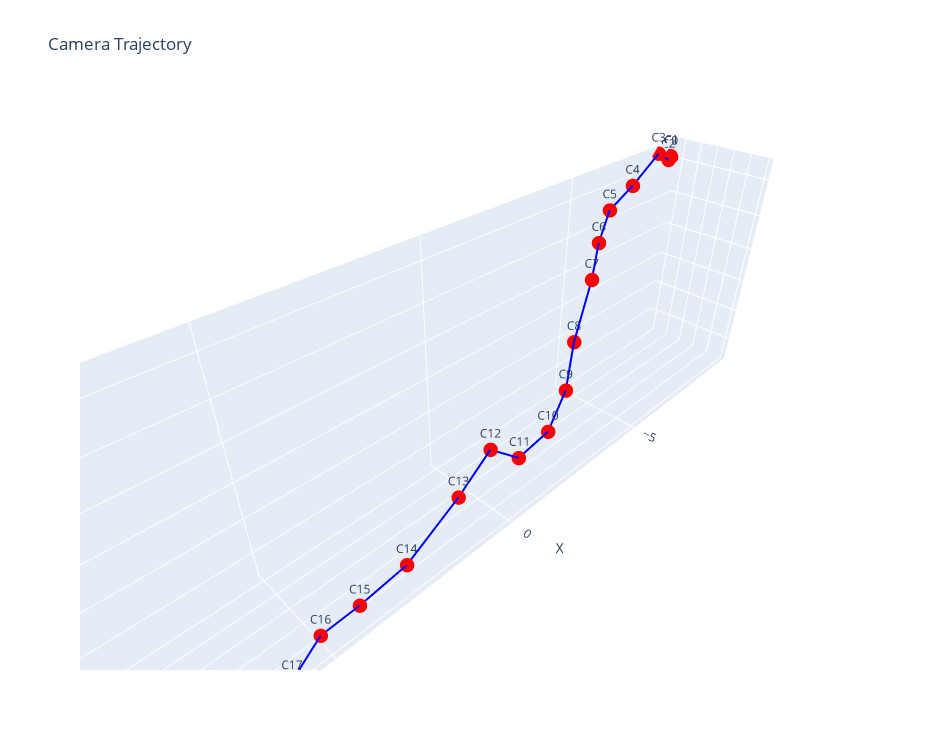

Write notebook code for a chart like this one.
### Markdown cell above
### Plotly viz

### Code cell
fig = go.Figure()

fig.add_trace(go.Scatter3d(
    x=cam_centers[:,0], y=cam_centers[:,1], z=cam_centers[:,2],
    mode='lines+markers+text',
    name='Camera Path',
    line=dict(color='blue', width=4),
    marker=dict(size=5, color='red'),
    text=[f"C{i}" for i in range(len(cam_centers))],
    textposition='top center'
))

fig.update_layout(
    title='Camera Trajectory',
    width=950, height=750,
    scene=dict(
        xaxis_title='X', yaxis_title='Y', zaxis_title='Z',
        aspectmode='data'
    ),
    legend=dict(x=0.02, y=0.98)
)

fig.show()

### Figure 1 — Plotly figure (JSON) as saved in the notebook; plotly's stock layout.template omitted (floating-point values rounded to 4 significant figures)
{"data": [{"line": {"color": "blue", "width": 4}, "marker": {"color": "red", "size": 5}, "mode": "lines+markers+text", "name": "Camera Path", "text": ["C0", "C1", "C2", "C3", "C4", "C5", "C6", "C7", "C8", "C9", "C10", "C11", "C12", "C13", "C14", "C15", "C16", "C17", "C18", "C19", "C20", "C21", "C22", "C23"], "textposition": "top center", "type": "scatter3d", "x": [-9.355, -9.38, -9.133, -8.761, -7.225, -5.685, -5.123, -4.397, -3.519, -2.786, -1.795, -0.5185, -0.03527, 1.241, 2.919, 4.079, 5.067, 5.896, 6.691, 7.521, 7.996, 8.508, 8.784, 9.011], "y": [-1.555, -1.588, -1.495, -1.616, -1.351, -0.9671, -0.8051, -0.3984, -0.1256, 0.2879, 0.594, 0.7869, 0.3529, 0.6291, 0.8281, 0.7124, 0.8141, 1.036, 1.011, 0.7426, 0.6435, 0.7026, 0.372, 0.3889], "z": [3.177, 3.188, 3.15, 3.377, 2.907, 2.745, 2.086, 1.457, 0.1448, -0.7615, -1.33, -1.257, -0.9789, -1.392, -2.016, -2.355, -2.238, -2.546, -2.467, -1.611, -1.372, -0.8615, -0.7167, -0.3299]}], "layout": {"height": 750, "legend": {"x": 0.02, "y": 0.98}, "scene": {"aspectmode": "data", "xaxis": {"title": {"text": "X"}}, "yaxis": {"title": {"text": "Y"}}, "zaxis": {"title": {"text": "Z"}}}, "title": {"text": "Camera Trajectory"}, "width": 950}}
